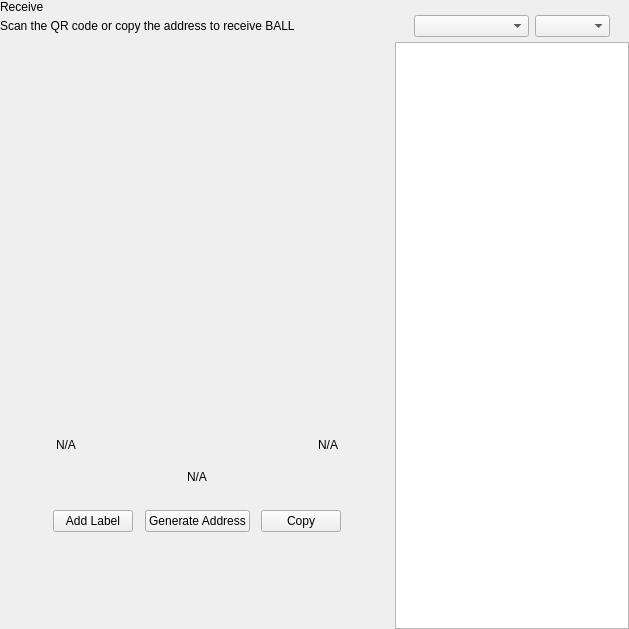
<?xml version="1.0" encoding="UTF-8"?>
<ui version="4.0">
 <class>ReceiveWidget</class>
 <widget class="QWidget" name="ReceiveWidget">
  <property name="geometry">
   <rect>
    <x>0</x>
    <y>0</y>
    <width>629</width>
    <height>629</height>
   </rect>
  </property>
  <property name="minimumSize">
   <size>
    <width>0</width>
    <height>0</height>
   </size>
  </property>
  <property name="windowTitle">
   <string>Form</string>
  </property>
  <layout class="QHBoxLayout" name="horizontalLayout_2" stretch="2,1">
   <property name="spacing">
    <number>0</number>
   </property>
   <property name="leftMargin">
    <number>0</number>
   </property>
   <property name="topMargin">
    <number>0</number>
   </property>
   <property name="rightMargin">
    <number>0</number>
   </property>
   <property name="bottomMargin">
    <number>0</number>
   </property>
   <item>
    <widget class="QWidget" name="left" native="true">
     <layout class="QVBoxLayout" name="verticalLayout_3">
      <property name="leftMargin">
       <number>0</number>
      </property>
      <property name="topMargin">
       <number>0</number>
      </property>
      <property name="rightMargin">
       <number>0</number>
      </property>
      <property name="bottomMargin">
       <number>0</number>
      </property>
      <item>
       <layout class="QVBoxLayout" name="verticalLayout_2">
        <property name="spacing">
         <number>0</number>
        </property>
        <property name="leftMargin">
         <number>0</number>
        </property>
        <item>
         <layout class="QHBoxLayout" name="horizontalLayout_3">
          <property name="spacing">
           <number>0</number>
          </property>
          <item>
           <layout class="QVBoxLayout" name="verticalLayout_4">
            <property name="spacing">
             <number>5</number>
            </property>
            <item>
             <widget class="QLabel" name="labelTitle">
              <property name="text">
               <string>Receive</string>
              </property>
             </widget>
            </item>
            <item alignment="Qt::AlignTop">
             <widget class="QLabel" name="labelSubtitle1">
              <property name="text">
               <string>Scan the QR code or copy the address to receive BALL</string>
              </property>
             </widget>
            </item>
           </layout>
          </item>
          <item>
           <spacer name="horizontalSpacer">
            <property name="orientation">
             <enum>Qt::Horizontal</enum>
            </property>
            <property name="sizeHint" stdset="0">
             <size>
              <width>40</width>
              <height>20</height>
             </size>
            </property>
           </spacer>
          </item>
         </layout>
        </item>
        <item>
         <spacer name="verticalSpacer_2">
          <property name="orientation">
           <enum>Qt::Vertical</enum>
          </property>
          <property name="sizeType">
           <enum>QSizePolicy::Expanding</enum>
          </property>
          <property name="sizeHint" stdset="0">
           <size>
            <width>20</width>
            <height>50</height>
           </size>
          </property>
         </spacer>
        </item>
        <item alignment="Qt::AlignHCenter">
         <widget class="QWidget" name="layoutQR" native="true">
          <property name="maximumSize">
           <size>
            <width>510</width>
            <height>16777215</height>
           </size>
          </property>
          <layout class="QVBoxLayout" name="verticalLayoutQr">
           <item>
            <spacer name="verticalSpacer11">
             <property name="orientation">
              <enum>Qt::Vertical</enum>
             </property>
             <property name="sizeType">
              <enum>QSizePolicy::Fixed</enum>
             </property>
             <property name="sizeHint" stdset="0">
              <size>
               <width>20</width>
               <height>20</height>
              </size>
             </property>
            </spacer>
           </item>
           <item alignment="Qt::AlignHCenter">
            <widget class="QLabel" name="labelQrImg">
             <property name="minimumSize">
              <size>
               <width>260</width>
               <height>260</height>
              </size>
             </property>
             <property name="maximumSize">
              <size>
               <width>260</width>
               <height>260</height>
              </size>
             </property>
             <property name="text">
              <string/>
             </property>
             <property name="alignment">
              <set>Qt::AlignCenter</set>
             </property>
            </widget>
           </item>
           <item>
            <spacer name="verticalSpacer_21">
             <property name="orientation">
              <enum>Qt::Vertical</enum>
             </property>
             <property name="sizeType">
              <enum>QSizePolicy::Fixed</enum>
             </property>
             <property name="sizeHint" stdset="0">
              <size>
               <width>20</width>
               <height>30</height>
              </size>
             </property>
            </spacer>
           </item>
           <item>
            <widget class="QWidget" name="widget" native="true">
             <property name="minimumSize">
              <size>
               <width>0</width>
               <height>0</height>
              </size>
             </property>
             <layout class="QHBoxLayout" name="horizontalLayout_5">
              <item>
               <widget class="QLabel" name="labelLabel">
                <property name="text">
                 <string notr="true">N/A</string>
                </property>
               </widget>
              </item>
              <item>
               <spacer name="horizontalSpacer_2">
                <property name="orientation">
                 <enum>Qt::Horizontal</enum>
                </property>
                <property name="sizeHint" stdset="0">
                 <size>
                  <width>141</width>
                  <height>20</height>
                 </size>
                </property>
               </spacer>
              </item>
              <item>
               <widget class="QLabel" name="labelDate">
                <property name="text">
                 <string notr="true">N/A</string>
                </property>
                <property name="alignment">
                 <set>Qt::AlignRight|Qt::AlignTrailing|Qt::AlignVCenter</set>
                </property>
               </widget>
              </item>
             </layout>
            </widget>
           </item>
           <item>
            <widget class="QLabel" name="labelAddress">
             <property name="sizePolicy">
              <sizepolicy hsizetype="Expanding" vsizetype="Preferred">
               <horstretch>0</horstretch>
               <verstretch>0</verstretch>
              </sizepolicy>
             </property>
             <property name="minimumSize">
              <size>
               <width>300</width>
               <height>0</height>
              </size>
             </property>
             <property name="text">
              <string notr="true">N/A</string>
             </property>
             <property name="alignment">
              <set>Qt::AlignCenter</set>
             </property>
            </widget>
           </item>
           <item>
            <spacer name="verticalSpacer_4">
             <property name="orientation">
              <enum>Qt::Vertical</enum>
             </property>
             <property name="sizeType">
              <enum>QSizePolicy::Fixed</enum>
             </property>
             <property name="sizeHint" stdset="0">
              <size>
               <width>20</width>
               <height>20</height>
              </size>
             </property>
            </spacer>
           </item>
           <item>
            <layout class="QHBoxLayout" name="horizontalLayout_4">
             <item alignment="Qt::AlignHCenter">
              <widget class="QPushButton" name="pushButtonLabel">
               <property name="focusPolicy">
                <enum>Qt::NoFocus</enum>
               </property>
               <property name="text">
                <string>Add Label</string>
               </property>
              </widget>
             </item>
             <item alignment="Qt::AlignHCenter">
              <widget class="QPushButton" name="pushButtonNewAddress">
               <property name="focusPolicy">
                <enum>Qt::NoFocus</enum>
               </property>
               <property name="text">
                <string>Generate Address</string>
               </property>
              </widget>
             </item>
             <item alignment="Qt::AlignHCenter">
              <widget class="QPushButton" name="pushButtonCopy">
               <property name="focusPolicy">
                <enum>Qt::NoFocus</enum>
               </property>
               <property name="text">
                <string>Copy</string>
               </property>
              </widget>
             </item>
            </layout>
           </item>
           <item>
            <spacer name="verticalSpacer_3">
             <property name="orientation">
              <enum>Qt::Vertical</enum>
             </property>
             <property name="sizeType">
              <enum>QSizePolicy::Expanding</enum>
             </property>
             <property name="sizeHint" stdset="0">
              <size>
               <width>20</width>
               <height>20</height>
              </size>
             </property>
            </spacer>
           </item>
          </layout>
         </widget>
        </item>
        <item>
         <spacer name="verticalSpacer">
          <property name="orientation">
           <enum>Qt::Vertical</enum>
          </property>
          <property name="sizeHint" stdset="0">
           <size>
            <width>20</width>
            <height>40</height>
           </size>
          </property>
         </spacer>
        </item>
       </layout>
      </item>
     </layout>
    </widget>
   </item>
   <item>
    <widget class="QWidget" name="right" native="true">
     <layout class="QVBoxLayout" name="verticalLayout_5">
      <property name="spacing">
       <number>0</number>
      </property>
      <property name="leftMargin">
       <number>1</number>
      </property>
      <property name="topMargin">
       <number>0</number>
      </property>
      <property name="rightMargin">
       <number>0</number>
      </property>
      <property name="bottomMargin">
       <number>0</number>
      </property>
      <item>
       <layout class="QVBoxLayout" name="container_right">
        <property name="spacing">
         <number>0</number>
        </property>
        <property name="leftMargin">
         <number>0</number>
        </property>
        <property name="rightMargin">
         <number>0</number>
        </property>
        <item>
         <layout class="QVBoxLayout" name="verticalLayout">
          <property name="spacing">
           <number>6</number>
          </property>
          <property name="leftMargin">
           <number>19</number>
          </property>
          <property name="rightMargin">
           <number>19</number>
          </property>
          <item>
           <widget class="OptionButton" name="btnRequest" native="true"/>
          </item>
          <item>
           <widget class="OptionButton" name="btnMyAddresses" native="true">
            <property name="sizePolicy">
             <sizepolicy hsizetype="Preferred" vsizetype="Minimum">
              <horstretch>0</horstretch>
              <verstretch>0</verstretch>
             </sizepolicy>
            </property>
           </widget>
          </item>
         </layout>
        </item>
        <item>
         <widget class="QWidget" name="sortWidget" native="true">
          <layout class="QHBoxLayout" name="horizontalLayout_6">
           <property name="leftMargin">
            <number>19</number>
           </property>
           <property name="rightMargin">
            <number>19</number>
           </property>
           <property name="bottomMargin">
            <number>5</number>
           </property>
           <item>
            <spacer name="horizontalSpacer_3">
             <property name="orientation">
              <enum>Qt::Horizontal</enum>
             </property>
             <property name="sizeHint" stdset="0">
              <size>
               <width>40</width>
               <height>20</height>
              </size>
             </property>
            </spacer>
           </item>
           <item>
            <widget class="QComboBox" name="comboBoxSort">
             <property name="sizePolicy">
              <sizepolicy hsizetype="Preferred" vsizetype="Fixed">
               <horstretch>0</horstretch>
               <verstretch>0</verstretch>
              </sizepolicy>
             </property>
             <property name="minimumSize">
              <size>
               <width>115</width>
               <height>0</height>
              </size>
             </property>
            </widget>
           </item>
           <item>
            <widget class="QComboBox" name="comboBoxSortOrder">
             <property name="sizePolicy">
              <sizepolicy hsizetype="Preferred" vsizetype="Fixed">
               <horstretch>0</horstretch>
               <verstretch>0</verstretch>
              </sizepolicy>
             </property>
             <property name="minimumSize">
              <size>
               <width>75</width>
               <height>0</height>
              </size>
             </property>
            </widget>
           </item>
          </layout>
         </widget>
        </item>
        <item>
         <widget class="QListView" name="listViewAddress"/>
        </item>
       </layout>
      </item>
     </layout>
    </widget>
   </item>
  </layout>
 </widget>
 <customwidgets>
  <customwidget>
   <class>OptionButton</class>
   <extends>QWidget</extends>
   <header>qt/ballcoin/optionbutton.h</header>
   <container>1</container>
  </customwidget>
 </customwidgets>
 <resources/>
 <connections/>
</ui>
